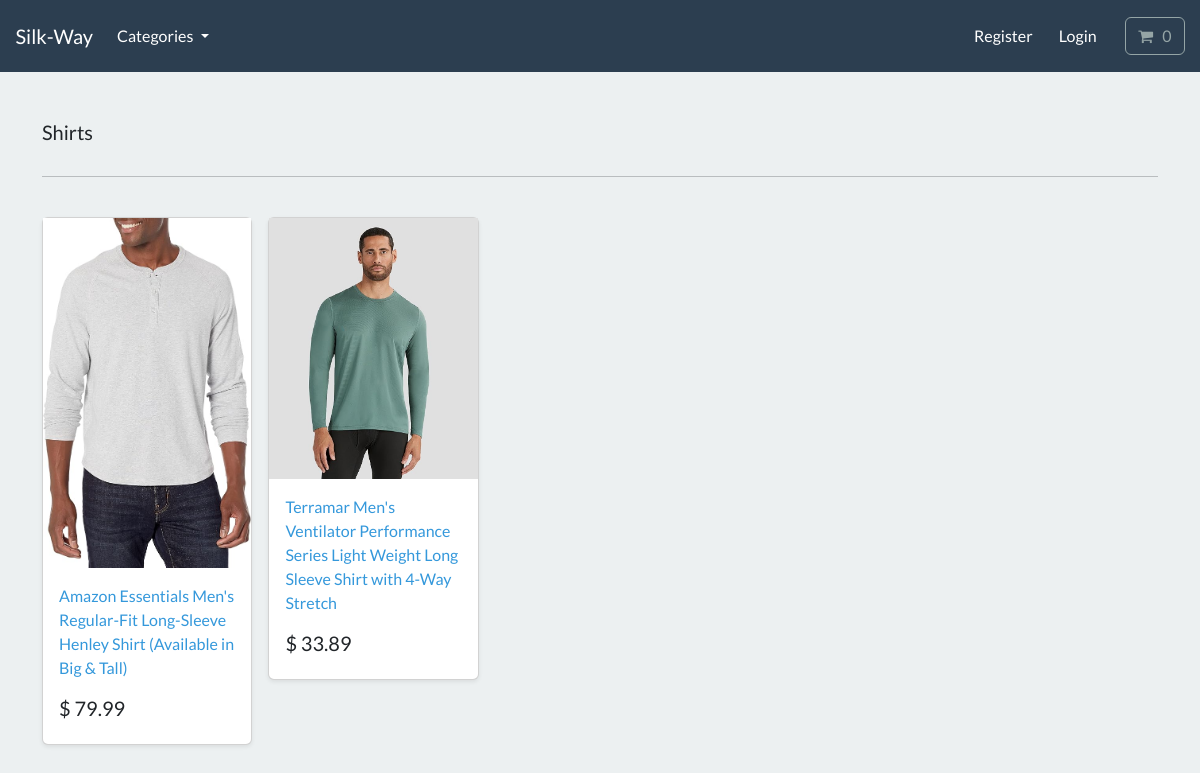
The page /search/shirts/ on the database as committed earlier.
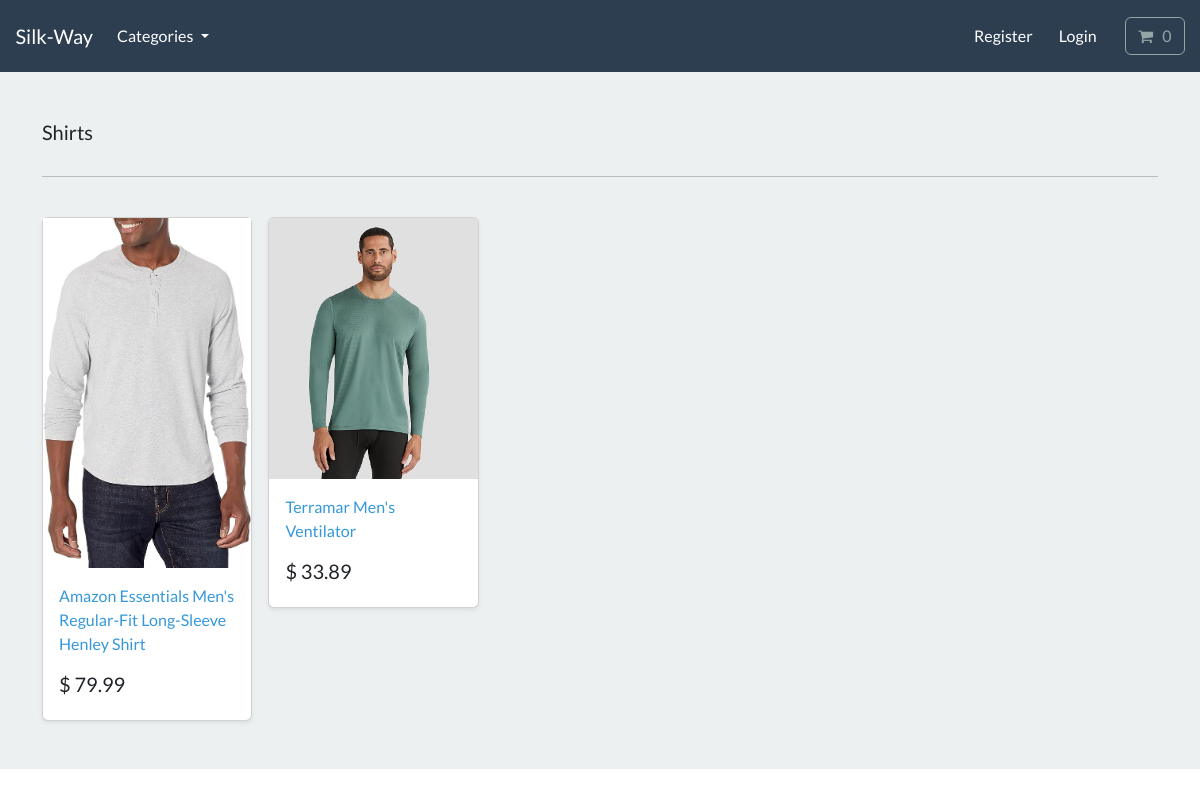
The same page on the database as committed later.
### store/models.py (models this page shows, shortened)
class Product(models.Model):
    category = models.ForeignKey(Category, related_name='product', on_delete=models.CASCADE, null=True)
    title = models.CharField(max_length=250)
    brand = models.CharField(max_length=250, default='un-branded')
    description = models.TextField(blank=True)
    slug = models.SlugField(max_length=255)
    price = models.DecimalField(max_digits=8, decimal_places=2)
    image = models.ImageField(upload_to='images/')
    class Meta:
        verbose_name_plural = 'products'
    def get_absolute_url(self):
        return reverse('product_info', args=[self.slug])

### store/views.py (the view)
# urls.py: path('search/<slug:category_slug>/', views.list_category, name='list_category')
def list_category(request, category_slug=None):
    category = get_object_or_404(Category, slug=category_slug)
    products = Product.objects.filter(category=category)
    return render(request, 'store/list-category.html', {'category': category, 'products':products})

### cart/cart.py (called while the page is built)
    def __len__(self):
        return sum(item['qty'] for item in self.cart.values())

### cart/context_processors.py (called while the page is built)
def cart(request):
    return {'cart': Cart(request)}

### store/models.py (called while the page is built)
    def get_absolute_url(self):
        return reverse('list_category', args=[self.slug])

### store/views.py (called while the page is built)
def categories(request):
    all_categories = Category.objects.all()
    return {"all_categories": all_categories}

### store/templates/store/list-category.html
{% extends "./base.html" %}
{% load static %}
{% block content %}
<main>
  <div class="album py-5 bg-light">
    <div class="container">
      <div class="pb-3 h5"> {{category.name | capfirst}}</div>
      <hr>
      <br>
      <div class="row row-cols-1 row-cols-sm-2 row-cols-md-5 g-3">
        {%for product in products%}
        <div class="col">
          <div class="card shadow-sm">
          <img class="img-fluid" alt="Responsive image" src="{{product.image.url}}">
            <div class="card-body">
              <p class="card-text">
                <a class="text-info text-decoration-none" href="{{product.get_absolute_url}}"> {{product.title}} </a>
              </p>
              <div class="d-flex justify-content-between align-items-center">
                <h5> $ {{product.price}} </h5>
              </div>
            </div>
          </div>
        </div>
        {%endfor%}
      </div>
    </div>
  </div>
</main>
{% endblock %}

Rows that differ between the two databases and show on the page:
changed Product: title "Amazon Essentials Men's Regular-Fit Long-Sleeve Henley Shirt (Available in Big & Tall)" → "Amazon Essentials Men's Regular-Fit Long-Sleeve Henley Shirt"
changed Product: title "Terramar Men's Ventilator Performance Series Light Weight Long Sleeve Shirt with 4-Way Stretch" → "Terramar Men's Ventilator"
